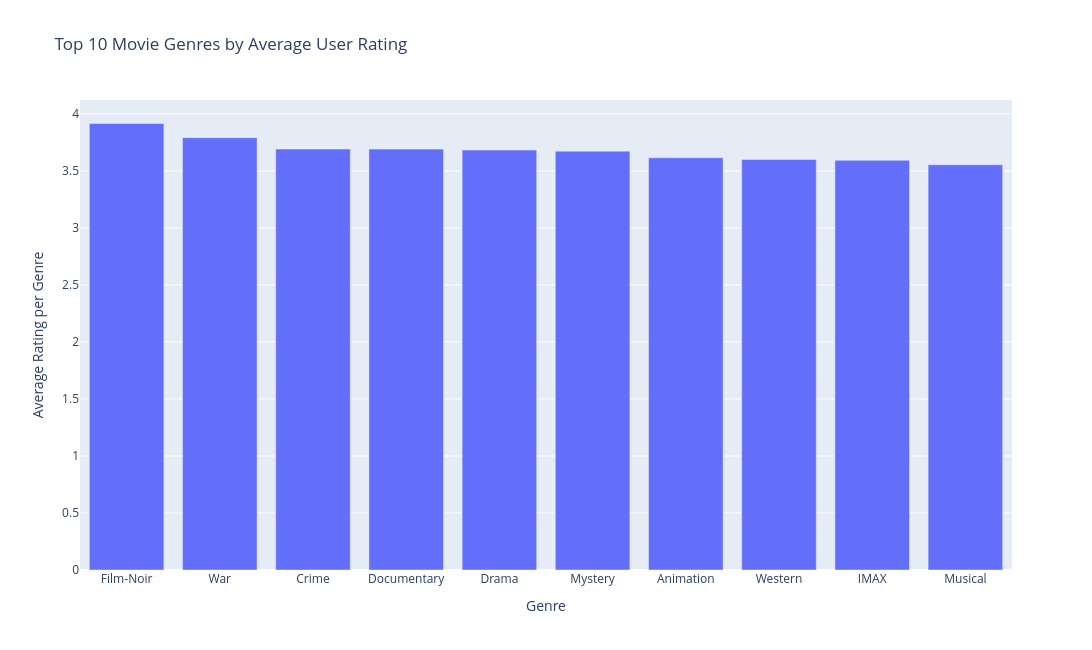

Notebook code cell kept with this figure:
### Code cell
px.bar(top_genres_avg, x='genre', y='avg_rating_genre', title='Top 10 Movie Genres by Average User Rating', labels={'genre': 'Genre', 'avg_rating_genre': 'Average Rating per Genre'}, height=650, width=1500)

### Figure 1 — Plotly figure (JSON) as saved in the notebook; plotly's stock layout.template omitted (floating-point values rounded to 4 significant figures)
{"data": [{"hovertemplate": "Genre=%{x}<br>Average Rating per Genre=%{y}<extra></extra>", "legendgroup": "", "marker": {"color": "#636efa", "pattern": {"shape": ""}}, "name": "", "orientation": "v", "showlegend": false, "textposition": "auto", "type": "bar", "x": ["Film-Noir", "War", "Crime", "Documentary", "Drama", "Mystery", "Animation", "Western", "IMAX", "Musical"], "xaxis": "x", "y": [3.916, 3.792, 3.692, 3.691, 3.682, 3.673, 3.615, 3.6, 3.593, 3.554], "yaxis": "y"}], "layout": {"barmode": "relative", "height": 650, "legend": {"tracegroupgap": 0}, "title": {"text": "Top 10 Movie Genres by Average User Rating"}, "width": 1500, "xaxis": {"anchor": "y", "domain": [0, 1], "title": {"text": "Genre"}}, "yaxis": {"anchor": "x", "domain": [0, 1], "title": {"text": "Average Rating per Genre"}}}}
